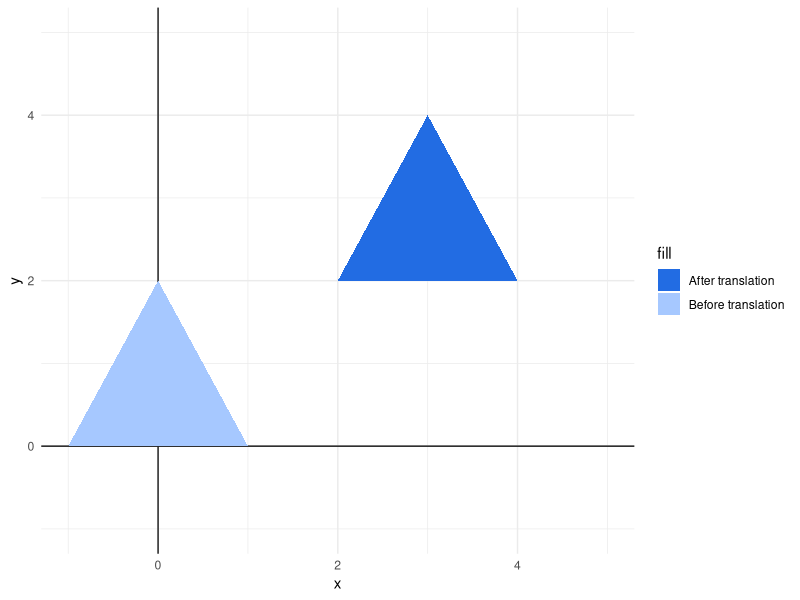
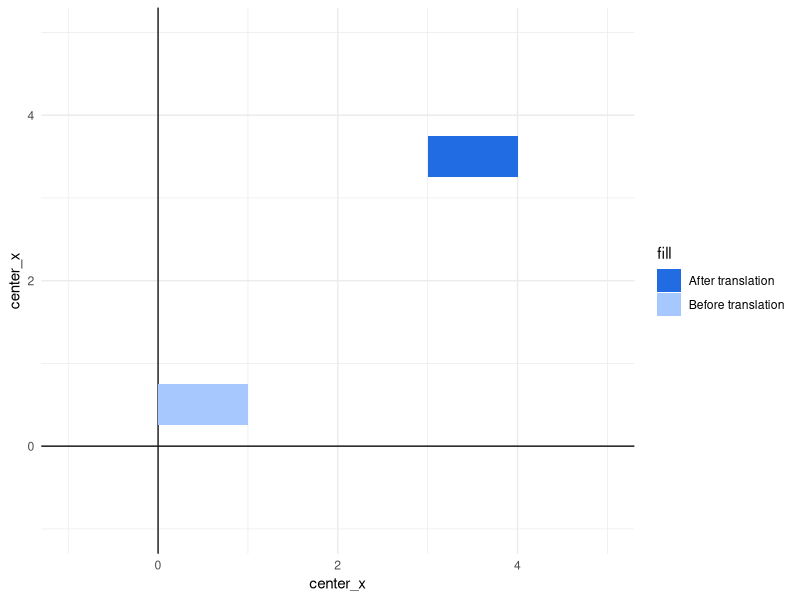
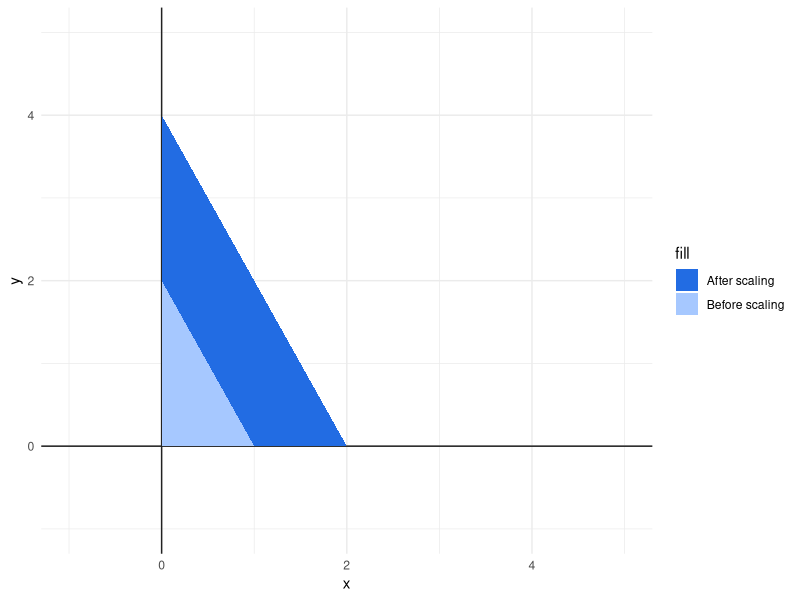
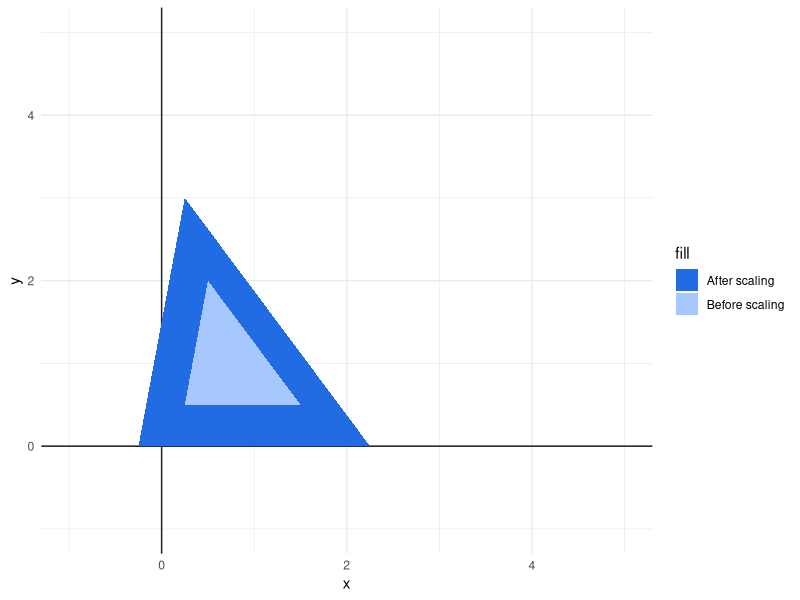

Source code (R) for these figures, in order:
## ---- chunk 1
library(ggplot2)
triangle <- data.frame(
  x = c(-1, 1, 0),
  y = c(0, 0, 2)
)

x_offset <- 3
y_offset <- 2
translated_triangle <- data.frame(
  x = triangle$x + x_offset,
  y = triangle$y + y_offset
)

canvas <- ggplot() +
  theme_minimal() +
  lims(y = c(-1, 5), x = c(-1, 5)) +
  geom_vline(aes(xintercept = 0), color = "#222222") +
  geom_hline(aes(yintercept = 0), color = "#222222")

canvas +
  geom_polygon(
    aes(x = x, y = y, fill = "Before translation"),
    data= triangle
  ) +
  geom_polygon(
    aes(x = x, y = y, fill = "After translation"),
    data= translated_triangle
  ) +
  scale_fill_manual(values = c("#226ce3", "#a6c8ff"))
## ---- chunk 2
r <- data.frame(
  center_x = 0.5,
  center_y = 0.25,
  width = 1,
  height = 0.5
)

x_offset <- 3
y_offset <- 2
translated_r <- data.frame(
  center_x = r$center_x + 3,
  center_y = r$center_y + 2,
  width = 1,
  height = 0.5
)

canvas +
  geom_tile(
    aes(x = center_x, y = center_x,
        height = height, width = width,
        fill = "Before translation"),
    data = r
  ) +
  geom_tile(
    aes(x = center_x, y = center_x,
        height = height, width = width,
        fill = "After translation"),
    data = translated_r
  ) +
  scale_fill_manual(values = c("#226ce3", "#a6c8ff"))
## ---- chunk 3
triangle <- data.frame(
  x = c(0, 1, 0),
  y = c(0, 0, 2)
)
twice_triangle <- data.frame(
  x = triangle$x * 2,
  y = triangle$y * 2
)

canvas +
  geom_polygon(
    aes(x = x, y = y, fill = "After scaling"),
    data= twice_triangle
  ) +
  geom_polygon(
    aes(x = x, y = y, fill = "Before scaling"),
    data= triangle
  ) +
  scale_fill_manual(values = c("#226ce3", "#a6c8ff"))
## ---- chunk 4
triangle <- data.frame(
  x = c(0.25, 1.5, 0.5),
  y = c(0.5, 0.5, 2)
)
twice_triangle <- data.frame(
  x = (triangle$x * 2) - (max(triangle$x) / 2),
  y = (triangle$y * 2) - (max(triangle$y) / 2)
)

canvas +
  geom_polygon(
    aes(x = x, y = y, fill = "After scaling"),
    data= twice_triangle
  ) +
  geom_polygon(
    aes(x = x, y = y, fill = "Before scaling"),
    data= triangle
  ) +
  scale_fill_manual(values = c("#226ce3", "#a6c8ff"))
